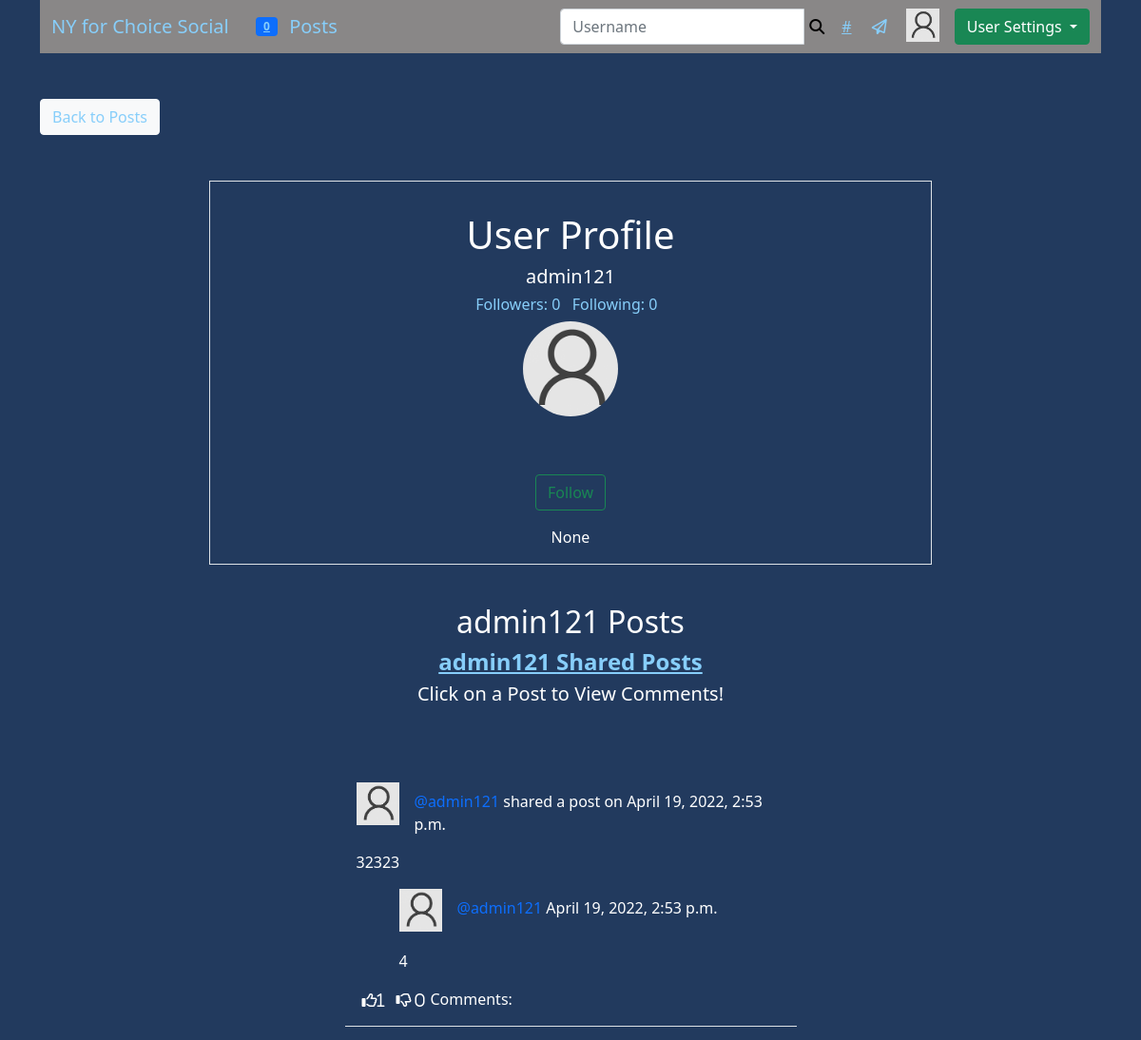
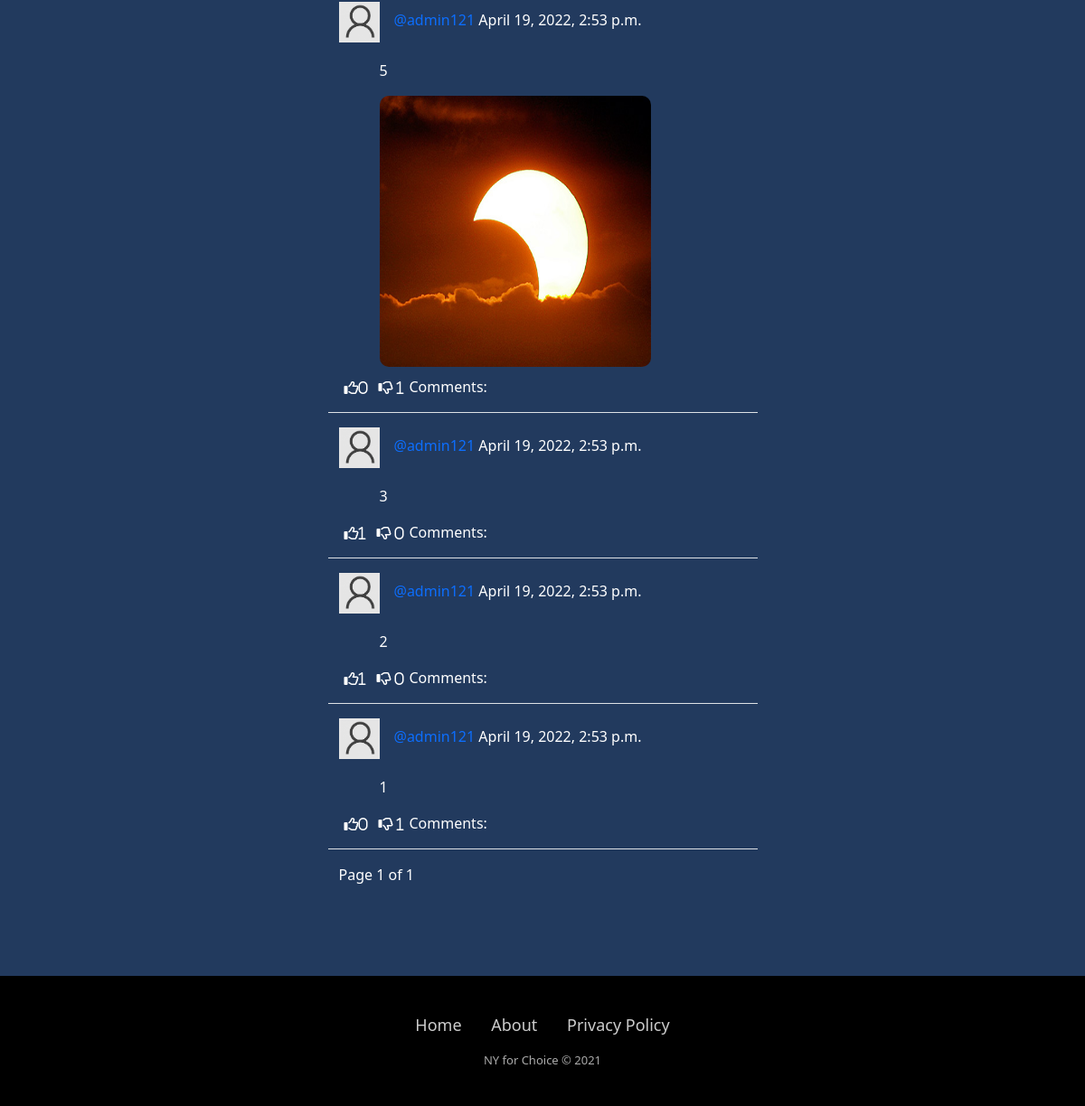
The page /members/1/profile/ (signed in) on the database its author committed (2 pictures, top to bottom).
### members/models.py (models this page shows, shortened)
class User(AbstractBaseUser, PermissionsMixin):
  email = models.EmailField(verbose_name="email", max_length=60, unique=True)
  username = models.CharField(max_length=45, unique=True)
  first_name = models.CharField(max_length=60, blank=True)
  last_name = models.CharField(max_length=60, blank=True)
  state = models.ForeignKey(State, on_delete=models.SET_NULL, null=True)
  city = models.ForeignKey(City, on_delete=models.SET_NULL, null=True)
  date_joined = models.DateTimeField(verbose_name='date_joined', default=timezone.now)
  last_login = models.DateTimeField(verbose_name='last_login', default=timezone.now)
  is_staff = models.BooleanField(default=False)
  is_active = models.BooleanField(default=True)
  is_admin = models.BooleanField(default=False)
  is_superuser = models.BooleanField(default=False)
  objects = MyAccountManager()
  USERNAME_FIELD = 'username'
  REQUIRED_FIELDS = ['email']
  def __str__(self):
    return self.username

class UserProfile(models.Model):
  user = models.OneToOneField(User, primary_key=True, verbose_name='user', related_name='profile', on_delete=models.CASCADE)
  first_name = models.CharField(max_length=30, blank=True, null=True)
  last_name = models.CharField(max_length=30, blank=True, null=True)
  bio = models.TextField(max_length=500, blank=True, null=True)
  birth_date=models.DateField(null=True, blank=True)
  location = models.CharField(max_length=100, blank=True, null=True)
  picture = models.ImageField(upload_to='images/profile_pictures', default='images/profile_pictures/default_pic.jpg', blank=False)
  followers = models.ManyToManyField(User, blank=True, related_name='followers')
  followings = models.ManyToManyField(User, blank=True, related_name='followings')
  website_url = models.CharField(max_length=255, null=True, blank=True)
  facebook_url = models.CharField(max_length=255, null=True, blank=True)
  twitter_url = models.CharField(max_length=255, null=True, blank=True)
  instagram_url = models.CharField(max_length=255, null=True, blank=True)
  pinterest_url = models.CharField(max_length=255, null=True, blank=True)
  def __str__(self):
	  return str(self.user)

### social/models.py (models this page shows, shortened)
class Post(models.Model):
    body = models.TextField()
    image = models.ImageField(upload_to='uploads/post_photos', blank=True, null=True)
    video = models.FileField(upload_to="uploads/post_videos", validators=[file_size], blank=True, null=True)
    created_on = models.DateTimeField(default=timezone.now)
    author = models.ForeignKey(User, on_delete=models.CASCADE)
    shared_user = models.ForeignKey(User, on_delete=models.CASCADE, null=True, blank=True, related_name='+')
    shared_body = models.TextField(blank=True, null=True)
    shared_on = models.DateTimeField(blank=True, null=True)
    likes = models.ManyToManyField(User, blank=True, related_name='likess')
    dislikes = models.ManyToManyField(User, blank=True, related_name='dislikess')
    tags = models.ManyToManyField('Tag', blank=True)
    class Meta:
        ordering = ['-created_on']

### members/views.py (the view)
# urls.py: path('<int:pk>/profile/', ShowProfilePageView.as_view(), name='show_profile_page'),
class ShowProfilePageView(DetailView, ListView):
	def get(self, request, pk, *args, **kwargs):
		profile = UserProfile.objects.get(pk=pk)
		user = profile.user
		followers = profile.followers.all()
		followings = profile.followings.all()
		p = Paginator(Post.objects.filter(author=user), 10)
		page = request.GET.get('page')
		posts = p.get_page(page)
		if len(followers) == 0:
			is_following = False
		for follower in followers:
			if follower == request.user:
				is_following = True
				break
			else:
				is_following = False
		number_of_followers = len(followers)
		number_of_followings = len(followings)
		context = {
			'user': user,
			'profile': profile,
			'posts': posts,
			'number_of_followers': number_of_followers,
			'is_following': is_following,
			'number_of_followings': number_of_followings,
		}
		return render(request, 'registration/user_profile.html', context)

### operationfreedom/templatetags/custom_tags.py (called while the page is built)
@register.inclusion_tag('social/show_notifications.html', takes_context=True)
def show_notifications(context):
	request_user = context['request'].user
	notifications = Notification.objects.filter(to_user=request_user).exclude(user_has_seen=True).order_by('-date')
	return {'notifications': notifications}

### members/templates/registration/user_profile.html (shortened to what this page needs)
{% extends 'base.html' %}
{% load static %}
{% block content %}
  <div class="row mt-5">
    <div class="col-md-3 col-sm-6">
      <a href="{% url 'post-list' %}" class="btn btn-light">Back to Posts</a>
    </div>
  </div>
  <div class="row justify-content-center mt-5" style="background-color: #223a5e;">
    <div class="col-md-8 col-sm-12 border px-5 pt-3">
      <div class="text-center">
        <h1 class="row justify-content-center mt-3">User Profile</h1>
        <h5>{{ profile }}</h5>
        <h6>
          <a href="{% url 'list-followers' profile.pk %}" class="post-link">Followers: {{ number_of_followers }}</a>&nbsp;&nbsp;
          <a href="{% url 'list-followings' profile.pk %}" class="post-link">Following: {{ number_of_followings }}</a>&nbsp;&nbsp;
        </h6>
      </div>
      <div class="text-center">
        {% if profile.picture %}
          <img src="{{ profile.picture.url }}" class="rounded-circle" width="100" height="100">
        {% else %}
          <img src="{% static 'operationfreedom/images/profile_pictures/default_pic.jpg' %}" class="rounded-circle" width="100" height="100">
        {% endif %}
      </div>
        <div class="card-body">
          <div class="text-center">
            <p class="small text-muted">
              <br>
              {% if user == request.user %}
              {% else %}
                {% if is_following %}
                  <form method="POST" action="{% url 'remove-follower' profile.pk %}">
                    {% csrf_token %}
                    <button class="btn btn-outline-danger" type="submit">Unfollow</button>
                  </form>
                {% else %}
                  <form method="POST" action="{% url 'add-follower' profile.pk %}">
                    <button class="btn btn-outline-success" type="submit">Follow</button>
                  </form>
                {% endif %}
              {% endif %}
            </p>
            <p class="card-text">{{ profile.bio }}</p>
          </div>
        </div>
    </div>
  </div>
  <div class="row justify-content-center mt-3 mb-5"><div class="col-md-5 col-sm-12"><div class="flexbox-item-99"><div class="header-info2">
    <h2>{{ user.username }} Posts</h2>
    <h4><a href="{% url 'show_shared_profile_page' user.profile.pk %}">{{ user.username }} Shared Posts</a></h4>
    <h5>Click on a Post to View Comments!</h5>
  </div></div></div></div>
  <div class="infinite-container">
  {% for post in posts %}
    <div class="infinite-item">
      <div class="row justify-content-center mt-3">
        <div class="col-md-5 col-sm-12 border-bottom position-relative">
          {% if post.shared_user %}
            <div>
              <a href="{% url 'show_profile_page' post.shared_user.profile.pk %}">
                  <img class="round-circle post-img" height="45" width="45" src="{{ post.shared_user.profile.picture.url }}" />
              </a>
              <p class="post-text">
                  <a class="text-primary post-link" href="{% url 'show_profile_page' post.shared_user.profile.pk %}">@{{ post.shared_user }}</a> shared a post on {{ post.created_on }}
              </p>
            </div>
          {% else %}
            <div>
              <a href="{% url 'show_profile_page' post.author.profile.pk %}">
                  <img class="round-circle post-img" height="45" width="45" src="{{ post.author.profile.picture.url }}" />
              </a>
              <p class="post-text">
                  <a class="text-primary post-link" href="{% url 'show_profile_page' post.author.profile.pk %}">@{{ post.author }}</a> {{ post.created_on }}
              </p>
            </div>
          {% endif %}
          {% if post.shared_body %}
            <div class="position-relative mb-3 body">
                <p>{{ post.shared_body }}</p>
            </div>
            <div class="shared-post">
              <a href="{% url 'show_profile_page' post.author.profile.pk %}">
                  <img class="round-circle post-img" height="45" width="45" src="{{ post.author.profile.picture.url }}" />
              </a>
              <p class="post-text">
                  <a class="text-primary post-link" href="{% url 'show_profile_page' post.author.profile.pk %}">@{{ post.author }}</a> {{ post.shared_on }}
              </p>
            </div>
          {% endif %}
          <div class="shared-post position-relative pt-3">
            <div class="position-relative">
              <div class="body">
                <p>{{ post.body }}</p>
              </div>
              {% if post.image %}
                <img src="{{ post.image.url }}" class="post-image"/>
              {% endif %}
            </div>
          </div>
          <div class="d-flex flex-row">
            <form method="POST" action="{% url 'profile-like' profile.pk post.id   %}" class="like-form" id="{{post.id}}">
              {% if request.user not in post.likes.all %}
                <button class="remove-default-btn like-btn{{post.id}}" type="submit">
                    <i class="far fa-thumbs-up like-icon{{post.id}}"  style="color: white"><span class="like_count{{post.id}}">{{ post.likes.all.count }}</span></i>
                </button>
              {% else %}
                <input type="hidden" name="post_id" value="{{ post.id }}">
                <button class="remove-default-btn like-btn{{post.id}}" type="submit">
                    <i class="far fa-thumbs-up like-icon{{post.id}} btn-success"  style="color: white"><span class="like_count{{post.id}}">{{ post.likes.all.count }}</span></i>
                </button>
              {% endif %}
            </form>
            <form method="POST" action="{% url 'profile-dislike' profile.pk post.id  %}" class="dislike-form" id='{{post.id}}'>
              {% if request.user not in post.dislikes.all %}
                  <button class="remove-default-btn dislike-btn{{post.id}}" type="submit" >
                      <i class="far fa-thumbs-down dislike-icon{{post.id}}"  style="color: white"> <span class="dislike_count{{post.id}}">{{ post.dislikes.all.count }}</span></i>
                  </button>
              {% endif %}
            </form>
            <p>Comments: {{ comment.count }}</p>
          </div>
        </div>
      </div>
    </div>
  {% endfor %}
  </div>
  <div class="row justify-content-center mt-3">
    <div class="col-md-5 col-sm-12 position-relative">
      Page {{ posts.number }} of {{ posts.paginator.num_pages }}
    </div>
  </div>
</div>
{% endblock %}

### operationfreedom/templates/navbar.html (shortened to what this page needs)
{% load custom_tags %}
<nav class="navbar navbar-expand-lg navbar-light" style="background-color: #898787;">
   <div class="container-fluid">
    <a class="navbar-brand" href="{% url 'home' %}">NY for Choice Social</a> &nbsp;&nbsp;&nbsp;
    {% if user.is_authenticated %}
      <a href="{% url 'notifications' %}" class="badge bg-primary notification-badge">{% show_notifications %}</a>
    {% endif %}
    <a class="navbar-brand" href="{% url 'post-list' %}">Posts</a> &nbsp;&nbsp;&nbsp;
    <div class="collapse navbar-collapse" id="navbarTogglerDemo03">
      {% if user.is_authenticated %}
        <form class="d-flex" method="GET" action="{% url 'profile-search' %}">
          <div class="input-group">
            <input type="text" class="form-control" placeholder="Username" aria-label="Username" aria-describedby="basic-addon1" name="query" value="{{ request.GET.query }}">
            <button class="remove-default-btn" type="submit"><i class="fas fa-search"></i></button>
          </div>
        </form>
        <div class="nav-item inbox-icon-container">
          <a class="inbox-icon" href="{% url 'explore' %}">#</a>
          <a href="{% url 'inbox' %}" class="inbox-icon"><i class="far fa-paper-plane"></i></a>
        </div>
        <div class="nav-item mr-lg-3">
        <div class="dropdown">
          <a href="{% url 'show_profile_page' request.user.profile.pk %}"><img class="round-circle post-img" height="35" width="35" src="{{ request.user.profile.picture.url }}" /></a>
          <button class="btn btn-success dropdown-toggle" type="button" id="dropdownMenuButton1" data-bs-toggle="dropdown" aria-expanded="false">
            User Settings
          </button>
        </div>
      {% else %}
        <h5>Please <a href="{% url 'login' %}">login</a> or <a href="{% url 'register' %}">register</a> to interact with other users</h5>
      {% endif %}
    </div>
  </div>
</nav>

### static/operationfreedom/css/style.css (style rules this page uses)
* *::after, *::before { margin: 0; padding: 0; box-sizing: border-box; list-style: none; text-decoration: none; color: none; }
body { background-color: #223a5e; }
.inbox-icon { margin-left: 12px; margin-right: 12px; }
.container a:not(.jumpinglink) { color: #87CEFA; }
.flexbox-item-99 { text-align: center; margin: 10px; }
.header-info2 { padding: 15px; }
.header-info2 span, .header-info2 h4 { font-weight: bold; }
.remove-default-btn { background-color: transparent; border: none; box-shadow: none; }
.post-link { text-decoration: none; }
.post-text { padding-top: 0.5rem; }
.post-img { float: left; margin-right: 1rem; }
.post-image { max-width: 300px; height: 300px; border-radius: 10px; margin-bottom: 10px; }
.notification-badge { transition: 0.3s; }
.dropdown { position: relative; display: inline-block; }
.inbox-icon-container { margin-right: 15px; }
.inbox-icon { color: #333; transition: 0.5s; }
.inbox-icon { margin-right: 5px; }
.shared-post { margin-left: 45px; }

### rows shown on the page
User: user.profile.picture (placeholder picture)
UserProfile: user_id.username "admin121", picture (placeholder picture), bio "None"
User: username "admin121"
Post: shared_user.profile.picture (placeholder picture), shared_user "admin121", created_on "April 19, 2022, 2:53 p.m.", shared_body "32323", author.profile.picture (placeholder picture), author "admin121", shared_on "April 19, 2022, 2:53 p.m.", body "4", likes.all.count "1", dislikes.all.count "0"
Post: author.profile.picture (placeholder picture), author "admin121", created_on "April 19, 2022, 2:53 p.m.", body "5", image (picture), likes.all.count "0", dislikes.all.count "1"
Post: author.profile.picture (placeholder picture), author "admin121", created_on "April 19, 2022, 2:53 p.m.", body "3", likes.all.count "1", dislikes.all.count "0"
Post: author.profile.picture (placeholder picture), author "admin121", created_on "April 19, 2022, 2:53 p.m.", body "2", likes.all.count "1", dislikes.all.count "0"
Post: author.profile.picture (placeholder picture), author "admin121", created_on "April 19, 2022, 2:53 p.m.", body "1", likes.all.count "0", dislikes.all.count "1"

### other values the page prints
{{ notifications.count }} "0"
{{ number_of_followers }} "0"
{{ number_of_followings }} "0"
{{ posts.number }} "1"
{{ posts.paginator.num_pages }} "1"
